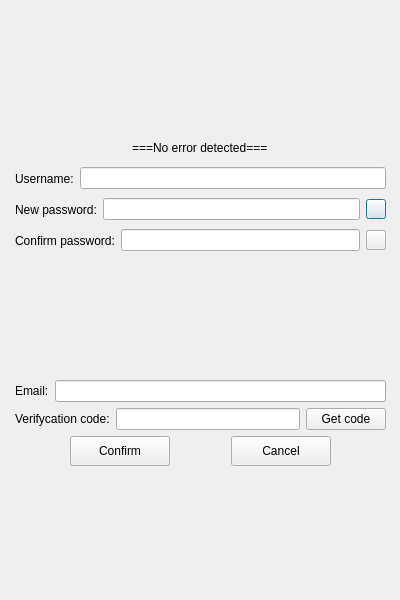
<?xml version="1.0" encoding="UTF-8"?>
<ui version="4.0">
 <class>ResetDialog</class>
 <widget class="QDialog" name="ResetDialog">
  <property name="geometry">
   <rect>
    <x>0</x>
    <y>0</y>
    <width>400</width>
    <height>600</height>
   </rect>
  </property>
  <property name="minimumSize">
   <size>
    <width>400</width>
    <height>600</height>
   </size>
  </property>
  <property name="maximumSize">
   <size>
    <width>1000</width>
    <height>600</height>
   </size>
  </property>
  <property name="windowTitle">
   <string>Dialog</string>
  </property>
  <widget class="QWidget" name="verticalLayoutWidget">
   <property name="geometry">
    <rect>
     <x>10</x>
     <y>10</y>
     <width>381</width>
     <height>581</height>
    </rect>
   </property>
   <layout class="QVBoxLayout" name="verticalLayout_2">
    <property name="leftMargin">
     <number>5</number>
    </property>
    <property name="topMargin">
     <number>5</number>
    </property>
    <property name="rightMargin">
     <number>5</number>
    </property>
    <property name="bottomMargin">
     <number>5</number>
    </property>
    <item>
     <spacer name="verticalSpacer_3">
      <property name="orientation">
       <enum>Qt::Orientation::Vertical</enum>
      </property>
      <property name="sizeHint" stdset="0">
       <size>
        <width>20</width>
        <height>40</height>
       </size>
      </property>
     </spacer>
    </item>
    <item alignment="Qt::AlignmentFlag::AlignHCenter">
     <widget class="QLabel" name="errorlabel">
      <property name="minimumSize">
       <size>
        <width>0</width>
        <height>25</height>
       </size>
      </property>
      <property name="maximumSize">
       <size>
        <width>16777215</width>
        <height>25</height>
       </size>
      </property>
      <property name="text">
       <string>===No error detected===</string>
      </property>
     </widget>
    </item>
    <item>
     <layout class="QHBoxLayout" name="horizontalLayout_4">
      <item>
       <widget class="QLabel" name="namelabel">
        <property name="minimumSize">
         <size>
          <width>0</width>
          <height>25</height>
         </size>
        </property>
        <property name="maximumSize">
         <size>
          <width>100</width>
          <height>25</height>
         </size>
        </property>
        <property name="text">
         <string>Username:</string>
        </property>
       </widget>
      </item>
      <item>
       <widget class="QLineEdit" name="namelineEdit"/>
      </item>
     </layout>
    </item>
    <item>
     <layout class="QHBoxLayout" name="horizontalLayout_3">
      <item>
       <widget class="QLabel" name="pwdlabel">
        <property name="minimumSize">
         <size>
          <width>0</width>
          <height>25</height>
         </size>
        </property>
        <property name="maximumSize">
         <size>
          <width>16777215</width>
          <height>25</height>
         </size>
        </property>
        <property name="text">
         <string>New password:</string>
        </property>
       </widget>
      </item>
      <item>
       <widget class="QLineEdit" name="pwdlineEdit"/>
      </item>
      <item>
       <widget class="QPushButton" name="showpass">
        <property name="minimumSize">
         <size>
          <width>20</width>
          <height>20</height>
         </size>
        </property>
        <property name="maximumSize">
         <size>
          <width>20</width>
          <height>20</height>
         </size>
        </property>
        <property name="styleSheet">
         <string notr="true">QPushButton[showpass = &quot;false&quot;] {
    border: none;           
    background-color: transparent;
    border-image: url(:/icons/invisible.png);
}

QPushButton[showpass = &quot;true&quot;] {
    border: none;           
    background-color: transparent;
    border-image: url(:/icons/visible.png);
}

QPushButton:hover[showpass = &quot;true&quot;] {
    border: none;           
    background-color: transparent;
    border-image: url(:/icons/visiblehover.png);
}

QPushButton:hover[showpass = &quot;false&quot;] {
    border: none;           
    background-color: transparent;
    border-image: url(:/icons/invisiblehover.png);
}</string>
        </property>
        <property name="text">
         <string/>
        </property>
       </widget>
      </item>
     </layout>
    </item>
    <item>
     <layout class="QHBoxLayout" name="horizontalLayout_2">
      <item>
       <widget class="QLabel" name="confirmpwdlabel">
        <property name="minimumSize">
         <size>
          <width>0</width>
          <height>25</height>
         </size>
        </property>
        <property name="maximumSize">
         <size>
          <width>16777215</width>
          <height>25</height>
         </size>
        </property>
        <property name="text">
         <string>Confirm password:</string>
        </property>
       </widget>
      </item>
      <item>
       <widget class="QLineEdit" name="pwd2lineEdit"/>
      </item>
      <item>
       <widget class="QPushButton" name="showconfirm">
        <property name="minimumSize">
         <size>
          <width>20</width>
          <height>20</height>
         </size>
        </property>
        <property name="maximumSize">
         <size>
          <width>20</width>
          <height>20</height>
         </size>
        </property>
        <property name="styleSheet">
         <string notr="true">QPushButton[showpass = &quot;false&quot;] {
    border: none;           
    background-color: transparent;
    border-image: url(:/icons/invisible.png);
}

QPushButton[showpass = &quot;true&quot;] {
    border: none;           
    background-color: transparent;
    border-image: url(:/icons/visible.png);
}

QPushButton:hover[showpass = &quot;true&quot;] {
    border: none;           
    background-color: transparent;
    border-image: url(:/icons/visiblehover.png);
}

QPushButton:hover[showpass = &quot;false&quot;] {
    border: none;           
    background-color: transparent;
    border-image: url(:/icons/invisiblehover.png);
}</string>
        </property>
        <property name="text">
         <string/>
        </property>
       </widget>
      </item>
     </layout>
    </item>
    <item>
     <spacer name="verticalSpacer_2">
      <property name="orientation">
       <enum>Qt::Orientation::Vertical</enum>
      </property>
      <property name="sizeHint" stdset="0">
       <size>
        <width>20</width>
        <height>40</height>
       </size>
      </property>
     </spacer>
    </item>
    <item>
     <layout class="QHBoxLayout" name="horizontalLayout_5">
      <item>
       <widget class="QLabel" name="emaillabel">
        <property name="text">
         <string>Email:</string>
        </property>
       </widget>
      </item>
      <item>
       <widget class="QLineEdit" name="emaillineedit"/>
      </item>
     </layout>
    </item>
    <item>
     <layout class="QHBoxLayout" name="horizontalLayout_7">
      <item>
       <widget class="QLabel" name="codelabel">
        <property name="text">
         <string>Verifycation code:</string>
        </property>
       </widget>
      </item>
      <item>
       <widget class="QLineEdit" name="codelineedit"/>
      </item>
      <item>
       <widget class="TimerBtn" name="getveripushButton">
        <property name="text">
         <string>Get code</string>
        </property>
       </widget>
      </item>
     </layout>
    </item>
    <item>
     <layout class="QHBoxLayout" name="horizontalLayout_6">
      <item>
       <spacer name="horizontalSpacer">
        <property name="orientation">
         <enum>Qt::Orientation::Horizontal</enum>
        </property>
        <property name="sizeHint" stdset="0">
         <size>
          <width>40</width>
          <height>20</height>
         </size>
        </property>
       </spacer>
      </item>
      <item>
       <widget class="QPushButton" name="confirmbtn">
        <property name="minimumSize">
         <size>
          <width>100</width>
          <height>30</height>
         </size>
        </property>
        <property name="maximumSize">
         <size>
          <width>100</width>
          <height>30</height>
         </size>
        </property>
        <property name="text">
         <string>Confirm</string>
        </property>
       </widget>
      </item>
      <item>
       <spacer name="horizontalSpacer_3">
        <property name="orientation">
         <enum>Qt::Orientation::Horizontal</enum>
        </property>
        <property name="sizeHint" stdset="0">
         <size>
          <width>40</width>
          <height>20</height>
         </size>
        </property>
       </spacer>
      </item>
      <item>
       <widget class="QPushButton" name="cancelbtn">
        <property name="minimumSize">
         <size>
          <width>100</width>
          <height>30</height>
         </size>
        </property>
        <property name="maximumSize">
         <size>
          <width>100</width>
          <height>30</height>
         </size>
        </property>
        <property name="text">
         <string>Cancel</string>
        </property>
       </widget>
      </item>
      <item>
       <spacer name="horizontalSpacer_2">
        <property name="orientation">
         <enum>Qt::Orientation::Horizontal</enum>
        </property>
        <property name="sizeHint" stdset="0">
         <size>
          <width>40</width>
          <height>20</height>
         </size>
        </property>
       </spacer>
      </item>
     </layout>
    </item>
    <item>
     <spacer name="verticalSpacer">
      <property name="orientation">
       <enum>Qt::Orientation::Vertical</enum>
      </property>
      <property name="sizeHint" stdset="0">
       <size>
        <width>20</width>
        <height>40</height>
       </size>
      </property>
     </spacer>
    </item>
   </layout>
  </widget>
 </widget>
 <customwidgets>
  <customwidget>
   <class>TimerBtn</class>
   <extends>QPushButton</extends>
   <header>timerbtn.h</header>
  </customwidget>
 </customwidgets>
 <resources/>
 <connections/>
</ui>
